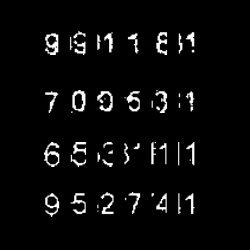
//> input picture images/unshifted.png, 250 x 250 px, given in place of 3.jpeg, which was not available
$ ./divDigits images/unshifted.png images/six_samples.png 3 3   (built with g++ and OpenCV 4)
//> lines starting //> are read from the running program, lines starting //| are printed output that depends on the picture; after the words box and inside, x2 and y2 are one past the last pixel; in counts of white or black regions, pixels touching at a corner belong together; pictures that were not available may be replaced by others from this repository, and a replacement may not be noted
#include <opencv2/opencv.hpp>
#include <iostream>

using namespace cv;
using namespace std;

inline Mat calcHist(const Mat& image);
int whichPattern(const Mat& image);


// obtained through experiment
const int pattern1_thresh = 220;
const int pattern2_thresh = 210;
const int min_connected_len = 15; // minimum length of connected components which will not discard

int main(int argc, char *argv[])
{
	if(argc != 5) {
		cout << "Usage: breaker <path-to-data> <digit-write-path> <start-index> <end-index>" << endl;
		exit(-1);
	}

	string path_to_data = argv[1];
	string digit_write_path = argv[2];
	int start_index = atoi(argv[3]);
	int end_index = atoi(argv[4]);

	for(int i = start_index; i <= end_index; i++){
		string file = path_to_data + "/" + to_string(i) + ".jpeg";
		Mat srcImage = imread(file, 0);
//> srcImage is the input picture: 250 rows x 250 cols, CV_8UC1; min 0, max 255, mean 10

		int pattern = whichPattern(srcImage); // determine pattern of the image
//> in calcHist, `calcHist(&image, 1, channels, Mat(), imgHist, 1, &histSize, &histRange);`: imgHist = 256 values, max 56498 at index 0, min 0 at index 38, mean 244.1
//> in whichPattern, `Mat hist = calcHist(image);`: hist has the same summary as imgHist in calcHist
//> pattern = 1

		Mat threshImg;

		int thresh = pattern == 1 ? pattern1_thresh : pattern2_thresh;
//> thresh = 220

		threshold(srcImage, threshImg, thresh, 255, THRESH_BINARY_INV);
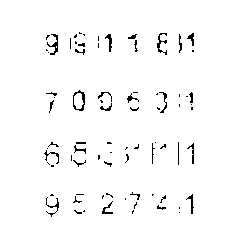
//> threshImg: 250 rows x 250 cols, CV_8UC1; 97.7% white; black in thin lines or dots, all inside (x1, y1, x2, y2) = (44, 32, 194, 217)

		Mat labels, stats, centroids;
		int noComp = connectedComponentsWithStats(threshImg, labels, stats, centroids);
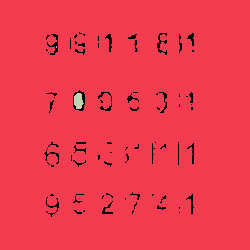
//> labels: 250 rows x 250 cols, CV_32SC1; 4 distinct labels, from 0 to 3; one colour per label, 0 black
//> stats = [[44, 32, 150, 185, 1460], [0, 0, 250, 250, 60919], [56, 46, 1, 2, 2], [74, 93, 10, 16, 119]]; centroids = [[115.3, 116.9], [124.8, 124.7], [56, 46.5], [78, 100.6]]; noComp = 4

		Mat binaryImage(labels.size(), CV_8UC1);

		// holds if component will be included to foreground
		vector<bool> includeComp(noComp);
		vector<int> foreComps;
		includeComp[0] = false; // background

		for(int i = 1; i < noComp; i++)
			// if size less than <t> pixels dont include
			includeComp[i] = (stats.at<int>(i, CC_STAT_AREA) >= min_connected_len) ? (foreComps.push_back(i), true) : false;
//> this loop made 3 passes


		for(int y = 0; y < labels.rows; y++)
			for(int x = 0; x < labels.cols; x++)
			{
				int label = labels.at<int>(y, x);
				if(includeComp[label] == true)
					binaryImage.at<uchar>(y, x) = 255;
				else
					binaryImage.at<uchar>(y, x) = 0;
			}


		int minCol = 30; // seen that all digits start at 30th column
						 // no need for additional computation


		int maxCol = 0;
		for(int i = 0; i < foreComps.size(); i++){
			int col = stats.at<int>(foreComps[i], CC_STAT_LEFT) + stats.at<int>(foreComps[i], CC_STAT_WIDTH);
			if(col > maxCol && col < 125)
				maxCol = col;
		}
//> this loop made 2 passes
//> (col, maxCol) on pass 2: (84, 84)
//> col on pass 1: 250
//> after the loop, maxCol = 84

		if(pattern == 2) // apply some offset for pattern2
			if(maxCol <= 111)
				maxCol = 111;
			else if (maxCol < 117)
				maxCol = 117;

		int minRow = binaryImage.rows;
//> minRow = 250
		for(int i = 0; i < foreComps.size(); i++){
			int row = stats.at<int>(foreComps[i], CC_STAT_TOP);
			if(row < minRow )
				minRow = row;
		}
//> this loop made 2 passes
//> (row, minRow) on pass 1: (0, 0)
//> row on pass 2: 93
//> after the loop, minRow = 0

		int maxRow = 0;
		for(int i = 0; i < foreComps.size(); i++){
			int row = stats.at<int>(foreComps[i], CC_STAT_TOP) + stats.at<int>(foreComps[i], CC_STAT_HEIGHT);
			if(row > maxRow )
				maxRow = row;
		}
//> this loop made 2 passes
//> (row, maxRow) on pass 1: (250, 250)
//> row on pass 2: 109
//> after the loop, maxRow = 250

		Rect subReg = Rect(minCol, minRow, maxCol - minCol, maxRow - minRow);
//> subReg = Rect(30, 0, 54, 250)
		Mat subImage = Mat(binaryImage,subReg);
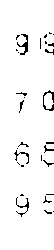
//> subImage: 250 rows x 54 cols, CV_8UC1; 96% white; black in thin lines or dots, all inside (x1, y1, x2, y2) = (14, 32, 54, 217)

		vector<Mat> digits;

		Rect subImage1 = Rect(0, 0, subImage.cols / 2, subImage.rows);
//> subImage1 = Rect(0, 0, 27, 250)
		Rect subImage2 = Rect(subImage.cols / 2, 0, subImage.cols / 2, subImage.rows);
//> subImage2 = Rect(27, 0, 27, 250)

		Mat subMat1 = Mat(subImage, subImage1);
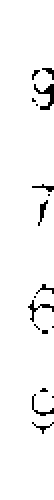
//> subMat1: 250 rows x 27 cols, CV_8UC1 (shown 2 times larger); 96.6% white; black in thin lines or dots, all inside (x1, y1, x2, y2) = (14, 34, 27, 217)
		Mat subMat2 = Mat(subImage, subImage2);
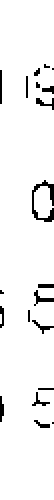
//> subMat2: 250 rows x 27 cols, CV_8UC1 (shown 2 times larger); 95.4% white; black in thin lines or dots, all inside (x1, y1, x2, y2) = (0, 32, 27, 214)

		int colIncrement1 = subMat1.cols / 3;
//> colIncrement1 = 9
		int colIncrement2 = subMat2.cols / 3;
//> colIncrement2 = 9
		int col = 0;
		for(int i = 0; i < 2; i++){
			Rect subDigit = Rect(col, 0, colIncrement1, subImage.rows);
			digits.push_back(Mat(subMat1, subDigit));
			col += colIncrement1;
		}
//> after the loop, col = 18
		Rect subDigit = Rect(col, 0, subMat1.cols-col, subImage.rows);
//> subDigit = Rect(18, 0, 9, 250)
		digits.push_back(Mat(subMat1, subDigit));

		col = 0;
		for(int i = 0; i < 2; i++){
			Rect subDigit = Rect(col, 0, colIncrement2, subImage.rows);
			digits.push_back(Mat(subMat2, subDigit));
			col += colIncrement2;
		}
//> after the loop, col = 18
		subDigit = Rect(col, 0, subMat2.cols-col, subImage.rows);
//> subDigit = Rect(18, 0, 9, 250)
		digits.push_back(Mat(subMat2, subDigit));

		for(int j = 0; j < digits.size(); j++){
			string name =  digit_write_path	+ "/" + to_string(i) + "_" + to_string(j) + ".jpeg";
			imwrite(name, digits[j]);
		}
//> this loop made 6 passes
	}
}

Mat calcHist(const Mat& image)
{

	int histSize = 256;
	float range[] = {0, 256};
	const float* histRange = {range};
	int channels[] = {0};
	Mat imgHist;

	calcHist(&image, 1, channels, Mat(), imgHist, 1, &histSize, &histRange);

	return imgHist;
}

// finds out whether given image falls under pattern1 or pattern2
int whichPattern(const Mat& image)
{
	Mat hist = calcHist(image);

	// pattern1 images has almost more than 600 pixels
	// for 0(pure black) intensity, lets set threshold to 500
	int thresh = 500;
	if(hist.at<float>(0) > thresh)
		return 1; // pattern1
	else
		return 2; // pattern2


}
